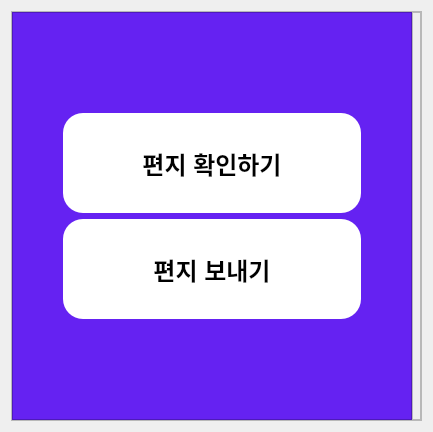
            <widget class="QWidget" name="page5">
             <layout class="QHBoxLayout" name="horizontalLayout_12">
              <item alignment="Qt::AlignHCenter|Qt::AlignVCenter">
               <widget class="QFrame" name="frame_23">
                <property name="minimumSize">
                 <size>
                  <width>0</width>
                  <height>0</height>
                 </size>
                </property>
                <property name="maximumSize">
                 <size>
                  <width>16777215</width>
                  <height>16777215</height>
                 </size>
                </property>
                <property name="frameShape">
                 <enum>QFrame::StyledPanel</enum>
                </property>
                <property name="frameShadow">
                 <enum>QFrame::Raised</enum>
                </property>
                <layout class="QHBoxLayout" name="horizontalLayout_8">
                 <property name="spacing">
                  <number>0</number>
                 </property>
                 <property name="leftMargin">
                  <number>0</number>
                 </property>
                 <property name="topMargin">
                  <number>0</number>
                 </property>
                 <property name="rightMargin">
                  <number>0</number>
                 </property>
                 <property name="bottomMargin">
                  <number>0</number>
                 </property>
                 <item>
                  <widget class="QFrame" name="frame_6">
                   <property name="minimumSize">
                    <size>
                     <width>400</width>
                     <height>0</height>
                    </size>
                   </property>
                   <property name="maximumSize">
                    <size>
                     <width>16777215</width>
                     <height>16777215</height>
                    </size>
                   </property>
                   <property name="styleSheet">
                    <string notr="true">*{
background-color: #6522f2;
}</string>
                   </property>
                   <property name="frameShape">
                    <enum>QFrame::StyledPanel</enum>
                   </property>
                   <property name="frameShadow">
                    <enum>QFrame::Raised</enum>
                   </property>
                   <layout class="QVBoxLayout" name="verticalLayout_6">
                    <property name="leftMargin">
                     <number>50</number>
                    </property>
                    <property name="topMargin">
                     <number>100</number>
                    </property>
                    <property name="rightMargin">
                     <number>50</number>
                    </property>
                    <property name="bottomMargin">
                     <number>100</number>
                    </property>
                    <item alignment="Qt::AlignVCenter">
                     <widget class="QPushButton" name="pushButton_4">
                      <property name="minimumSize">
                       <size>
                        <width>0</width>
                        <height>100</height>
                       </size>
                      </property>
                      <property name="font">
                       <font>
                        <pointsize>18</pointsize>
                        <weight>75</weight>
                        <bold>true</bold>
                       </font>
                      </property>
                      <property name="styleSheet">
                       <string notr="true">*{color: black;background-color:#ffffff;
border-radius: 20px;
}</string>
                      </property>
                      <property name="text">
                       <string>편지 확인하기</string>
                      </property>
                     </widget>
                    </item>
                    <item alignment="Qt::AlignVCenter">
                     <widget class="QPushButton" name="pushButton_7">
                      <property name="minimumSize">
                       <size>
                        <width>0</width>
                        <height>100</height>
                       </size>
                      </property>
                      <property name="font">
                       <font>
                        <pointsize>18</pointsize>
                        <weight>75</weight>
                        <bold>true</bold>
                       </font>
                      </property>
                      <property name="styleSheet">
                       <string notr="true">*{color: black;background-color:#ffffff;
border-radius: 20px;
}</string>
                      </property>
                      <property name="text">
                       <string>편지 보내기</string>
                      </property>
                     </widget>
                    </item>
                   </layout>
                  </widget>
                 </item>
                 <item>
                  <widget class="QFrame" name="frame_68">
                   <property name="frameShape">
                    <enum>QFrame::StyledPanel</enum>
                   </property>
                   <property name="frameShadow">
                    <enum>QFrame::Raised</enum>
                   </property>
                   <layout class="QHBoxLayout" name="horizontalLayout_29">
                    <property name="leftMargin">
                     <number>0</number>
                    </property>
                    <property name="topMargin">
                     <number>0</number>
                    </property>
                    <property name="rightMargin">
                     <number>0</number>
                    </property>
                    <property name="bottomMargin">
                     <number>0</number>
                    </property>
                    <item>
                     <widget class="QLabel" name="label_21">
                      <property name="maximumSize">
                       <size>
                        <width>16777215</width>
                        <height>16777215</height>
                       </size>
                      </property>
                      <property name="cursor">
                       <cursorShape>ArrowCursor</cursorShape>
                      </property>
                      <property name="tabletTracking">
                       <bool>false</bool>
                      </property>
                      <property name="contextMenuPolicy">
                       <enum>Qt::DefaultContextMenu</enum>
                      </property>
                      <property name="text">
                       <string/>
                      </property>
                      <property name="pixmap">
                       <pixmap>../resource/lp.png</pixmap>
                      </property>
                      <property name="scaledContents">
                       <bool>true</bool>
                      </property>
                      <property name="alignment">
                       <set>Qt::AlignCenter</set>
                      </property>
                      <property name="wordWrap">
                       <bool>false</bool>
                      </property>
                     </widget>
                    </item>
                   </layout>
                  </widget>
                 </item>
                </layout>
               </widget>
              </item>
             </layout>
            </widget>
